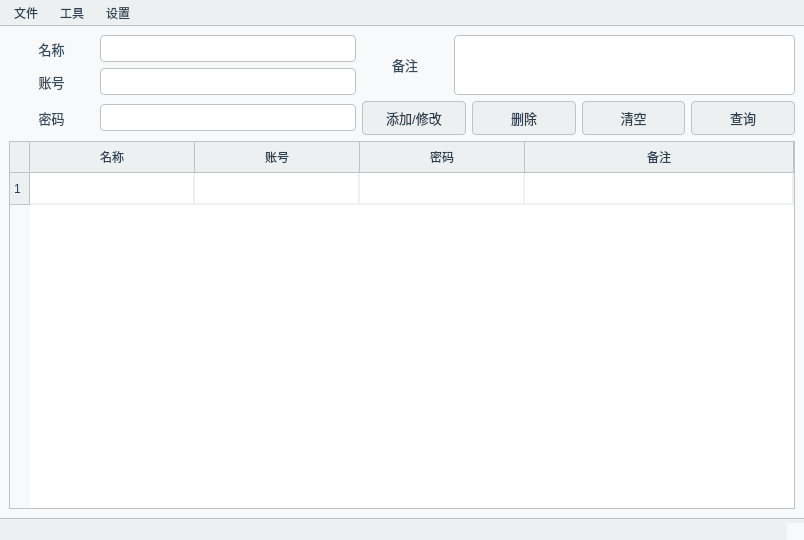
<?xml version="1.0" encoding="UTF-8"?>
<ui version="4.0">
  <class>MainWindow</class>
  <widget class="QMainWindow" name="MainWindow">
    <property name="geometry">
      <rect>
        <x>0</x>
        <y>0</y>
        <width>804</width>
        <height>540</height>
      </rect>
    </property>
    <property name="font">
      <font>
        <pointsize>9</pointsize>
        <weight>75</weight>
        <bold>true</bold>
        <underline>false</underline>
        <strikeout>false</strikeout>
        <kerning>true</kerning>
      </font>
    </property>
    <property name="windowTitle">
      <string>Account Manager</string>
    </property>
    <property name="windowIcon">
      <iconset resource="Image.qrc">
        <normaloff>:/resource/resource/icon.ico</normaloff>:/resource/resource/icon.ico
      </iconset>
    </property>
    <property name="styleSheet">
      <string notr="true">QMainWindow {background-color: #f8f9fa;color: #2c3e50;}QWidget {background-color: #f8f9fa;color: #2c3e50;}QLabel {color: #34495e;font-weight: normal;background-color: transparent;padding: 2px;}QLineEdit {background-color: #ffffff;border: 1px solid #bdc3c7;border-radius: 4px;padding: 4px 8px;color: #2c3e50;selection-background-color: #3498db;}QLineEdit:focus {border-color: #3498db;outline: none;}QLineEdit:hover {border-color: #7fb3d3;}QTextEdit {background-color: #ffffff;border: 1px solid #bdc3c7;border-radius: 4px;padding: 4px;color: #2c3e50;selection-background-color: #3498db;}QTextEdit:focus {border-color: #3498db;outline: none;}QPushButton {background-color: #ecf0f1;border: 1px solid #bdc3c7;border-radius: 4px;padding: 6px 12px;color: #2c3e50;min-height: 20px;}QPushButton:hover {background-color: #d5dbdb;border-color: #95a5a6;}QPushButton:pressed {background-color: #bdc3c7;border-color: #7f8c8d;}QPushButton:focus {border-color: #3498db;outline: none;}QTableWidget {background-color: #ffffff;border: 1px solid #bdc3c7;gridline-color: #ecf0f1;color: #2c3e50;outline: none;selection-background-color: #e8f4f8;}QTableWidget QTableCornerButton::section {background-color: #ecf0f1;border: none;border-bottom: 1px solid #bdc3c7;border-right: 1px solid #bdc3c7;}QTableWidget QHeaderView::section {background-color: #ecf0f1;color: #2c3e50;border: none;border-bottom: 1px solid #bdc3c7;border-right: 1px solid #bdc3c7;padding: 4px;font-weight: normal;}QTableWidget QHeaderView::section:vertical:last {border-bottom: none;}QTableWidget::item {padding: 4px;border: none;border-bottom: 1px solid #ecf0f1;border-right: 1px solid #ecf0f1;}QTableWidget::item:selected {background-color: #e8f4f8;color: #2c3e50;}QTableWidget::item:hover {background-color: #f1f8ff;}QHeaderView::section {background-color: #ecf0f1;color: #2c3e50;border: 1px solid #bdc3c7;padding: 4px;font-weight: normal;}QHeaderView::section:hover {background-color: #d5dbdb;}QMenuBar {background-color: #ecf0f1;color: #2c3e50;border-bottom: 1px solid #bdc3c7;}QMenuBar::item {padding: 4px 8px;background-color: transparent;}QMenuBar::item:selected {background-color: #d5dbdb;}QMenuBar::item:pressed {background-color: #bdc3c7;}QMenu {background-color: #ffffff;border: 1px solid #bdc3c7;border-radius: 4px;padding: 2px;color: #2c3e50;}QMenu::item {padding: 4px 16px;border-radius: 2px;}QMenu::item:selected {background-color: #e8f4f8;}QStatusBar {background-color: #ecf0f1;color: #2c3e50;border-top: 1px solid #bdc3c7;}QScrollBar:vertical {background-color: #f8f9fa;border: none;width: 8px;}QScrollBar::handle:vertical {background-color: #bdc3c7;min-height: 20px;}QScrollBar::handle:vertical:hover {background-color: #95a5a6;}QScrollBar::add-line:vertical,QScrollBar::sub-line:vertical {height: 0px;}QScrollBar:horizontal {background-color: #f8f9fa;border: none;height: 8px;}QScrollBar::handle:horizontal {background-color: #bdc3c7;min-width: 20px;}QScrollBar::handle:horizontal:hover {background-color: #95a5a6;}QScrollBar::add-line:horizontal,QScrollBar::sub-line:horizontal {width: 0px;}
QMainWindow,
QMainWindow * {
	font-family: &quot;Maple Mono CN&quot;;
}</string>
    </property>
    <widget class="QWidget" name="centralwidget">
      <property name="font">
        <font>
          <weight>75</weight>
          <bold>true</bold>
        </font>
      </property>
      <layout class="QVBoxLayout" name="verticalLayout" stretch="2,5">
        <item>
          <layout class="QGridLayout" name="gridLayout" rowstretch="1,1,1" columnstretch="1,3,1,4">
            <item row="0" column="1">
              <widget class="QLineEdit" name="lineEdit_name">
                <property name="font">
                  <font>
                    <pointsize>10</pointsize>
                    <weight>50</weight>
                    <bold>false</bold>
                    <underline>false</underline>
                    <strikeout>false</strikeout>
                    <kerning>true</kerning>
                  </font>
                </property>
                <property name="inputMask">
                  <string/>
                </property>
                <property name="text">
                  <string/>
                </property>
                <property name="clearButtonEnabled">
                  <bool>true</bool>
                </property>
              </widget>
            </item>
            <item row="2" column="0">
              <widget class="QLabel" name="label_password">
                <property name="font">
                  <font>
                    <pointsize>10</pointsize>
                    <weight>50</weight>
                    <bold>false</bold>
                    <underline>false</underline>
                    <strikeout>false</strikeout>
                    <kerning>true</kerning>
                  </font>
                </property>
                <property name="text">
                  <string>密码</string>
                </property>
                <property name="alignment">
                  <set>Qt::AlignCenter</set>
                </property>
              </widget>
            </item>
            <item row="2" column="1">
              <widget class="QLineEdit" name="lineEdit_password">
                <property name="font">
                  <font>
                    <pointsize>10</pointsize>
                    <weight>50</weight>
                    <bold>false</bold>
                    <underline>false</underline>
                    <strikeout>false</strikeout>
                    <kerning>true</kerning>
                  </font>
                </property>
                <property name="clearButtonEnabled">
                  <bool>true</bool>
                </property>
              </widget>
            </item>
            <item row="0" column="0">
              <widget class="QLabel" name="label_name">
                <property name="font">
                  <font>
                    <pointsize>10</pointsize>
                    <weight>50</weight>
                    <bold>false</bold>
                    <underline>false</underline>
                    <strikeout>false</strikeout>
                    <kerning>true</kerning>
                  </font>
                </property>
                <property name="focusPolicy">
                  <enum>Qt::NoFocus</enum>
                </property>
                <property name="text">
                  <string>名称</string>
                </property>
                <property name="textFormat">
                  <enum>Qt::PlainText</enum>
                </property>
                <property name="alignment">
                  <set>Qt::AlignCenter</set>
                </property>
              </widget>
            </item>
            <item row="1" column="0">
              <widget class="QLabel" name="label_account">
                <property name="font">
                  <font>
                    <pointsize>10</pointsize>
                    <weight>50</weight>
                    <bold>false</bold>
                    <underline>false</underline>
                    <strikeout>false</strikeout>
                    <kerning>true</kerning>
                  </font>
                </property>
                <property name="text">
                  <string>账号</string>
                </property>
                <property name="alignment">
                  <set>Qt::AlignCenter</set>
                </property>
              </widget>
            </item>
            <item row="1" column="1">
              <widget class="QLineEdit" name="lineEdit_account">
                <property name="font">
                  <font>
                    <pointsize>10</pointsize>
                    <weight>50</weight>
                    <bold>false</bold>
                    <underline>false</underline>
                    <strikeout>false</strikeout>
                    <kerning>true</kerning>
                  </font>
                </property>
                <property name="clearButtonEnabled">
                  <bool>true</bool>
                </property>
              </widget>
            </item>
            <item row="0" column="2" rowspan="2">
              <widget class="QLabel" name="label_remarks">
                <property name="font">
                  <font>
                    <pointsize>10</pointsize>
                    <weight>50</weight>
                    <bold>false</bold>
                    <underline>false</underline>
                    <strikeout>false</strikeout>
                    <kerning>true</kerning>
                  </font>
                </property>
                <property name="text">
                  <string>备注</string>
                </property>
                <property name="alignment">
                  <set>Qt::AlignCenter</set>
                </property>
              </widget>
            </item>
            <item row="0" column="3" rowspan="2">
              <widget class="QTextEdit" name="textEdit_note">
                <property name="font">
                  <font>
                    <pointsize>10</pointsize>
                    <weight>50</weight>
                    <bold>false</bold>
                    <underline>false</underline>
                    <strikeout>false</strikeout>
                    <kerning>true</kerning>
                  </font>
                </property>
              </widget>
            </item>
            <item row="2" column="2" colspan="2">
              <layout class="QHBoxLayout" name="horizontalLayout">
                <item>
                  <widget class="QPushButton" name="pushButton_modify">
                    <property name="font">
                      <font>
                        <pointsize>10</pointsize>
                        <weight>50</weight>
                        <bold>false</bold>
                        <underline>false</underline>
                        <strikeout>false</strikeout>
                        <kerning>true</kerning>
                      </font>
                    </property>
                    <property name="text">
                      <string>添加/修改</string>
                    </property>
                  </widget>
                </item>
                <item>
                  <widget class="QPushButton" name="pushButton_delete">
                    <property name="font">
                      <font>
                        <pointsize>10</pointsize>
                        <weight>50</weight>
                        <bold>false</bold>
                        <underline>false</underline>
                        <strikeout>false</strikeout>
                        <kerning>true</kerning>
                      </font>
                    </property>
                    <property name="text">
                      <string>删除</string>
                    </property>
                  </widget>
                </item>
                <item>
                  <widget class="QPushButton" name="pushButton_clear">
                    <property name="font">
                      <font>
                        <pointsize>10</pointsize>
                        <weight>50</weight>
                        <bold>false</bold>
                        <underline>false</underline>
                        <strikeout>false</strikeout>
                        <kerning>true</kerning>
                      </font>
                    </property>
                    <property name="text">
                      <string>清空</string>
                    </property>
                  </widget>
                </item>
                <item>
                  <widget class="QPushButton" name="pushButton_query">
                    <property name="font">
                      <font>
                        <pointsize>10</pointsize>
                        <weight>50</weight>
                        <bold>false</bold>
                        <underline>false</underline>
                        <strikeout>false</strikeout>
                        <kerning>true</kerning>
                      </font>
                    </property>
                    <property name="text">
                      <string>查询</string>
                    </property>
                  </widget>
                </item>
              </layout>
            </item>
          </layout>
        </item>
        <item>
          <widget class="QTableWidget" name="tableWidget">
            <property name="font">
              <font>
                <pointsize>10</pointsize>
                <weight>50</weight>
                <italic>false</italic>
                <bold>false</bold>
                <underline>false</underline>
                <strikeout>false</strikeout>
                <kerning>true</kerning>
              </font>
            </property>
            <property name="focusPolicy">
              <enum>Qt::NoFocus</enum>
            </property>
            <property name="editTriggers">
              <set>QAbstractItemView::NoEditTriggers</set>
            </property>
            <property name="selectionBehavior">
              <enum>QAbstractItemView::SelectRows</enum>
            </property>
            <property name="horizontalScrollMode">
              <enum>QAbstractItemView::ScrollPerPixel</enum>
            </property>
            <property name="showGrid">
              <bool>true</bool>
            </property>
            <property name="gridStyle">
              <enum>Qt::SolidLine</enum>
            </property>
            <property name="sortingEnabled">
              <bool>true</bool>
            </property>
            <property name="cornerButtonEnabled">
              <bool>true</bool>
            </property>
            <property name="columnCount">
              <number>4</number>
            </property>
            <attribute name="horizontalHeaderCascadingSectionResizes">
              <bool>false</bool>
            </attribute>
            <attribute name="horizontalHeaderMinimumSectionSize">
              <number>50</number>
            </attribute>
            <attribute name="horizontalHeaderDefaultSectionSize">
              <number>165</number>
            </attribute>
            <attribute name="horizontalHeaderShowSortIndicator" stdset="0">
              <bool>true</bool>
            </attribute>
            <attribute name="horizontalHeaderStretchLastSection">
              <bool>true</bool>
            </attribute>
            <attribute name="verticalHeaderVisible">
              <bool>true</bool>
            </attribute>
            <attribute name="verticalHeaderCascadingSectionResizes">
              <bool>false</bool>
            </attribute>
            <attribute name="verticalHeaderDefaultSectionSize">
              <number>32</number>
            </attribute>
            <attribute name="verticalHeaderShowSortIndicator" stdset="0">
              <bool>false</bool>
            </attribute>
            <row/>
            <column>
              <property name="text">
                <string>名称</string>
              </property>
              <property name="font">
                <font>
                  <weight>50</weight>
                  <bold>false</bold>
                </font>
              </property>
            </column>
            <column>
              <property name="text">
                <string>账号</string>
              </property>
              <property name="font">
                <font>
                </font>
              </property>
            </column>
            <column>
              <property name="text">
                <string>密码</string>
              </property>
              <property name="font">
                <font>
                  <weight>50</weight>
                  <bold>false</bold>
                </font>
              </property>
            </column>
            <column>
              <property name="text">
                <string>备注</string>
              </property>
              <property name="font">
                <font>
                </font>
              </property>
            </column>
            <item row="0" column="0">
              <property name="font">
                <font>
                  <weight>50</weight>
                  <bold>false</bold>
                </font>
              </property>
            </item>
            <item row="0" column="1">
              <property name="font">
                <font>
                  <weight>50</weight>
                  <bold>false</bold>
                </font>
              </property>
            </item>
            <item row="0" column="2">
              <property name="font">
                <font>
                  <weight>50</weight>
                  <bold>false</bold>
                </font>
              </property>
            </item>
            <item row="0" column="3">
              <property name="font">
                <font>
                  <weight>50</weight>
                  <bold>false</bold>
                </font>
              </property>
            </item>
          </widget>
        </item>
      </layout>
    </widget>
    <widget class="QMenuBar" name="menubar">
      <property name="geometry">
        <rect>
          <x>0</x>
          <y>0</y>
          <width>804</width>
          <height>25</height>
        </rect>
      </property>
      <property name="font">
        <font>
          <weight>50</weight>
          <bold>false</bold>
        </font>
      </property>
      <widget class="QMenu" name="menu_file">
        <property name="font">
          <font>
            <weight>50</weight>
            <bold>false</bold>
          </font>
        </property>
        <property name="title">
          <string>文件</string>
        </property>
        <widget class="QMenu" name="menu_import">
          <property name="enabled">
            <bool>true</bool>
          </property>
          <property name="font">
            <font>
              <weight>50</weight>
              <bold>false</bold>
            </font>
          </property>
          <property name="title">
            <string>导入</string>
          </property>
          <property name="icon">
            <iconset resource="Image.qrc">
              <normaloff>:/resource/resource/import.png</normaloff>:/resource/resource/import.png
            </iconset>
          </property>
          <addaction name="action_import_txt"/>
        </widget>
        <widget class="QMenu" name="menu_export">
          <property name="font">
            <font>
              <weight>50</weight>
              <bold>false</bold>
            </font>
          </property>
          <property name="title">
            <string>导出</string>
          </property>
          <property name="icon">
            <iconset resource="Image.qrc">
              <normaloff>:/resource/resource/export.png</normaloff>:/resource/resource/export.png
            </iconset>
          </property>
          <addaction name="action_export_txt"/>
        </widget>
        <addaction name="menu_import"/>
        <addaction name="menu_export"/>
      </widget>
      <widget class="QMenu" name="menu_tools">
        <property name="font">
          <font>
            <weight>50</weight>
            <bold>false</bold>
          </font>
        </property>
        <property name="title">
          <string>工具</string>
        </property>
        <addaction name="action_webdav_backup"/>
        <addaction name="action_webdav_restore"/>
      </widget>
      <widget class="QMenu" name="menu_settings">
        <property name="font">
          <font>
            <weight>50</weight>
            <bold>false</bold>
          </font>
        </property>
        <property name="title">
          <string>设置</string>
        </property>
        <addaction name="action_settings"/>
      </widget>
      <addaction name="menu_file"/>
      <addaction name="menu_tools"/>
      <addaction name="menu_settings"/>
    </widget>
    <widget class="QStatusBar" name="statusbar">
      <property name="font">
        <font>
          <weight>50</weight>
          <bold>false</bold>
        </font>
      </property>
    </widget>
    <action name="action_import_txt">
      <property name="icon">
        <iconset resource="Image.qrc">
          <normaloff>:/resource/resource/txt.png</normaloff>:/resource/resource/txt.png
        </iconset>
      </property>
      <property name="text">
        <string>txt</string>
      </property>
      <property name="font">
        <font>
        </font>
      </property>
    </action>
    <action name="action_export_txt">
      <property name="icon">
        <iconset resource="Image.qrc">
          <normaloff>:/resource/resource/txt.png</normaloff>:/resource/resource/txt.png
        </iconset>
      </property>
      <property name="text">
        <string>txt</string>
      </property>
      <property name="font">
        <font>
        </font>
      </property>
    </action>
    <action name="action_webdav_backup">
      <property name="text">
        <string>立即备份</string>
      </property>
      <property name="font">
        <font>
        </font>
      </property>
    </action>
    <action name="action_webdav_restore">
      <property name="text">
        <string>恢复数据</string>
      </property>
      <property name="font">
        <font>
        </font>
      </property>
    </action>
    <action name="action_settings">
      <property name="icon">
        <iconset resource="Image.qrc">
          <normaloff>:/resource/resource/settings.png</normaloff>:/resource/resource/settings.png
        </iconset>
      </property>
      <property name="text">
        <string>设置</string>
      </property>
      <property name="font">
        <font>
        </font>
      </property>
    </action>
  </widget>
  <tabstops>
    <tabstop>lineEdit_name</tabstop>
    <tabstop>lineEdit_account</tabstop>
    <tabstop>lineEdit_password</tabstop>
    <tabstop>textEdit_note</tabstop>
    <tabstop>pushButton_modify</tabstop>
    <tabstop>pushButton_delete</tabstop>
    <tabstop>pushButton_clear</tabstop>
    <tabstop>pushButton_query</tabstop>
    <tabstop>tableWidget</tabstop>
  </tabstops>
  <resources>
    <include location="Image.qrc"/>
  </resources>
  <connections/>
</ui>
